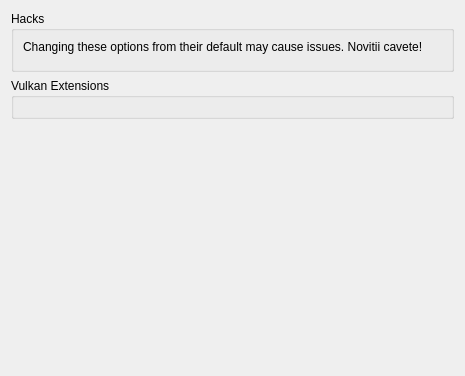
<?xml version="1.0" encoding="UTF-8"?>
<ui version="4.0">
 <class>ConfigureGraphicsExtensions</class>
 <widget class="QWidget" name="ConfigureGraphicsExtensions">
  <property name="geometry">
   <rect>
    <x>0</x>
    <y>0</y>
    <width>465</width>
    <height>376</height>
   </rect>
  </property>
  <property name="windowTitle">
   <string>Form</string>
  </property>
  <property name="accessibleName">
   <string>Extras</string>
  </property>
  <layout class="QVBoxLayout" name="verticalLayout_4">
   <item>
    <widget class="QGroupBox" name="hacks">
     <property name="title">
      <string>Hacks</string>
     </property>
     <layout class="QVBoxLayout" name="verticalLayout_6">
      <item>
       <widget class="QLabel" name="label">
        <property name="text">
         <string>Changing these options from their default may cause issues. Novitii cavete!</string>
        </property>
       </widget>
      </item>
      <item>
       <widget class="QWidget" name="hacks_target" native="true">
        <layout class="QVBoxLayout" name="verticalLayout_7">
         <property name="spacing">
          <number>6</number>
         </property>
         <property name="leftMargin">
          <number>0</number>
         </property>
         <property name="topMargin">
          <number>0</number>
         </property>
         <property name="rightMargin">
          <number>0</number>
         </property>
         <property name="bottomMargin">
          <number>0</number>
         </property>
        </layout>
       </widget>
      </item>
     </layout>
    </widget>
   </item>
   <item>
    <layout class="QVBoxLayout" name="verticalLayout_2">
     <item>
      <widget class="QGroupBox" name="groupBox_1">
       <property name="title">
        <string>Vulkan Extensions</string>
       </property>
       <layout class="QVBoxLayout" name="verticalLayout_3">
        <item>
         <widget class="QWidget" name="populate_target" native="true">
          <layout class="QVBoxLayout" name="verticalLayout">
           <property name="leftMargin">
            <number>0</number>
           </property>
           <property name="topMargin">
            <number>0</number>
           </property>
           <property name="rightMargin">
            <number>0</number>
           </property>
           <property name="bottomMargin">
            <number>0</number>
           </property>
          </layout>
         </widget>
        </item>
       </layout>
      </widget>
     </item>
    </layout>
   </item>
   <item>
    <spacer name="verticalSpacer">
     <property name="orientation">
      <enum>Qt::Orientation::Vertical</enum>
     </property>
     <property name="sizeHint" stdset="0">
      <size>
       <width>20</width>
       <height>40</height>
      </size>
     </property>
    </spacer>
   </item>
  </layout>
 </widget>
 <resources/>
 <connections/>
</ui>
